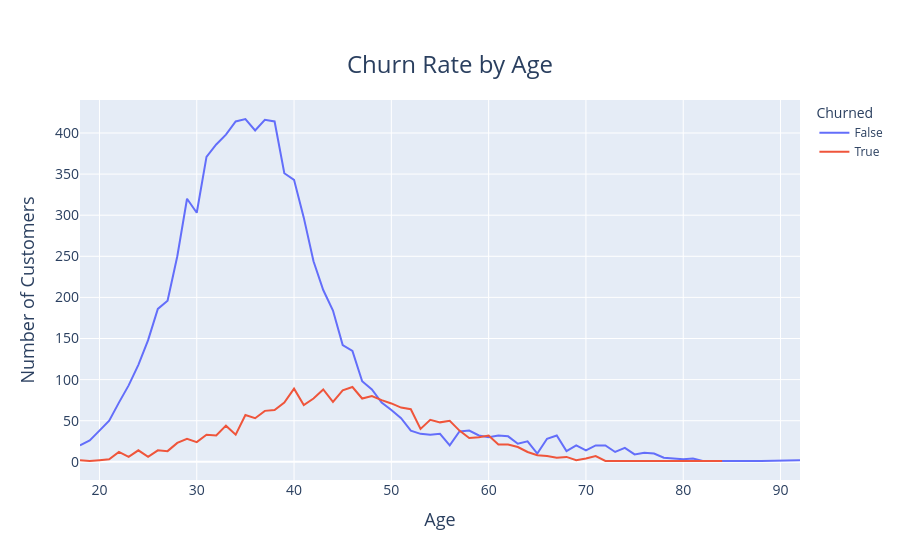

This figure's notebook cell:
### Code cell
fig = px.line(
    age_churn_counts,
    x='Age',
    y='Count',
    color='Churned',
    title='Churn Rate by Age',
    labels={'Age': 'Age', 'Count': 'Number of Customers'}
)

# Customize the title and axis labels
fig.update_layout(
    title={
        'text': "Churn Rate by Age",
        'y': 0.9,
        'x': 0.5,
        'xanchor': 'center',
        'yanchor': 'top',
        'font': {'size': 24}  # Adjust the font size of the title
    },
    xaxis_title={
        'text': 'Age',
        'font': {'size': 18}  # Adjust the x-axis title font size
    },
    yaxis_title={
        'text': 'Number of Customers',
        'font': {'size': 18}  # Adjust the y-axis title font size
    }
)

# Adjust the font size of the tick labels
fig.update_xaxes(tickfont={'size': 14})
fig.update_yaxes(tickfont={'size': 14})


fig.show()

### Figure 1 — Plotly figure (JSON) as saved in the notebook; plotly's stock layout.template omitted (floating-point values rounded to 4 significant figures)
{"data": [{"hovertemplate": "Churned=False<br>Age=%{x}<br>Number of Customers=%{y}<extra></extra>", "legendgroup": "False", "line": {"color": "#636efa", "dash": "solid"}, "marker": {"symbol": "circle"}, "mode": "lines", "name": "False", "orientation": "v", "showlegend": true, "type": "scatter", "x": [18, 19, 20, 21, 22, 23, 24, 25, 26, 27, 28, 29, 30, 31, 32, 33, 34, 35, 36, 37, 38, 39, 40, 41, 42, 43, 44, 45, 46, 47, 48, 49, 50, 51, 52, 53, 54, 55, 56, 57, 58, 59, 60, 61, 62, 63, 64, 65, 66, 67, 68, 69, 70, 71, 72, 73, 74, 75, 76, 77, 78, 79, 80, 81, 82, 83, 84, 85, 88, 92], "xaxis": "x", "y": [20, 26, 38, 50, 72, 93, 118, 148, 186, 196, 250, 320, 303, 371, 386, 398, 414, 417, 403, 416, 414, 351, 343, 297, 244, 209, 184, 142, 135, 98, 88, 72, 63, 53, 38, 34, 33, 34, 20, 37, 38, 32, 30, 32, 31, 22, 25, 10, 28, 32, 13, 20, 14, 20, 20, 12, 17, 9, 11, 10, 5, 4, 3, 4, 1, 1, 1, 1, 1, 2], "yaxis": "y"}, {"hovertemplate": "Churned=True<br>Age=%{x}<br>Number of Customers=%{y}<extra></extra>", "legendgroup": "True", "line": {"color": "#EF553B", "dash": "solid"}, "marker": {"symbol": "circle"}, "mode": "lines", "name": "True", "orientation": "v", "showlegend": true, "type": "scatter", "x": [18, 19, 20, 21, 22, 23, 24, 25, 26, 27, 28, 29, 30, 31, 32, 33, 34, 35, 36, 37, 38, 39, 40, 41, 42, 43, 44, 45, 46, 47, 48, 49, 50, 51, 52, 53, 54, 55, 56, 57, 58, 59, 60, 61, 62, 63, 64, 65, 66, 67, 68, 69, 70, 71, 72, 73, 74, 84], "xaxis": "x", "y": [2, 1, 2, 3, 12, 6, 14, 6, 14, 13, 23, 28, 24, 33, 32, 44, 33, 57, 53, 62, 63, 72, 89, 69, 77, 88, 73, 87, 91, 77, 80, 75, 71, 66, 64, 40, 51, 48, 50, 38, 29, 30, 32, 21, 21, 18, 12, 8, 7, 5, 6, 2, 4, 7, 1, 1, 1, 1], "yaxis": "y"}], "layout": {"autosize": true, "legend": {"title": {"text": "Churned"}, "tracegroupgap": 0}, "title": {"font": {"size": 24}, "text": "Churn Rate by Age", "x": 0.5, "xanchor": "center", "y": 0.9, "yanchor": "top"}, "xaxis": {"anchor": "y", "autorange": true, "domain": [0, 1], "range": [18, 92], "tickfont": {"size": 14}, "title": {"font": {"size": 18}, "text": "Age"}, "type": "linear"}, "yaxis": {"anchor": "x", "autorange": true, "domain": [0, 1], "range": [-22.11, 440.1], "tickfont": {"size": 14}, "title": {"font": {"size": 18}, "text": "Number of Customers"}, "type": "linear"}}}
